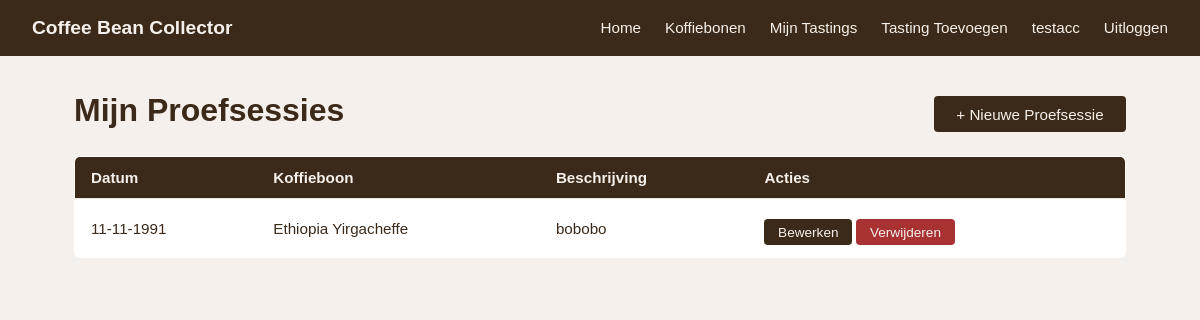
Screenshot of /mijn-proefsessies/ (signed in) with the database file from the repository.
### base/models.py (models this page shows, shortened)
class Tasting(models.Model):
    bean = models.ForeignKey('Bean', on_delete=models.CASCADE, related_name='tastings')
    user = models.ForeignKey(User, on_delete=models.CASCADE, related_name='tastings')
    date = models.DateField()
    description = models.TextField()

class Bean(models.Model):
    name = models.CharField(max_length=255)
    country_of_origin = models.CharField(max_length=255)
    roaster = models.CharField(max_length=255, blank=True, default='')
    harvest_season = models.CharField(max_length=255)
    in_season = models.BooleanField(default=True)
    approved = models.BooleanField(default=False)
    approved_by = models.ForeignKey(
        User, null=True, blank=True, on_delete=models.SET_NULL, related_name='approved_beans'
    )

### base/views.py (the view)
# urls.py: path('mijn-proefsessies/', views.tasting_list, name='tasting_list'),
@login_required(login_url='/login/')
def tasting_list(request):
    from .models import Tasting
    tastings = Tasting.objects.filter(user=request.user).order_by('-date')
    return render(request, 'base/tasting_list.html', {'tastings': tastings})

### base/templates/base/tasting_list.html (shortened to what this page needs)
{% extends 'base.html' %}
{% block content %}
<div class="bean-list-container">
    <div class="bean-list-header">
        <h1>Mijn Proefsessies</h1>
        <a href="{% url 'tasting_add' %}" class="btn">+ Nieuwe Proefsessie</a>
    </div>
    {% if tastings %}
        <table class="bean-table">
            <thead>
                <tr>
                    <th>Datum</th>
                    <th>Koffieboon</th>
                    <th>Beschrijving</th>
                    <th>Acties</th>
                </tr>
            </thead>
            <tbody>
                {% for tasting in tastings %}
                    <tr>
                        <td>{{ tasting.date|date:"d-m-Y" }}</td>
                        <td>{{ tasting.bean.name }}</td>
                        <td>{{ tasting.description|truncatechars:40 }}</td>
                        <td>
                            <a href="{% url 'tasting_edit' tasting.pk %}" class="btn btn-small">Bewerken</a>
                            <a href="{% url 'tasting_delete' tasting.pk %}" class="btn btn-danger btn-small">Verwijderen</a>
                        </td>
                    </tr>
                {% endfor %}
            </tbody>
        </table>
    {% else %}
        <p>Je hebt nog geen proefsessies geregistreerd.</p>
    {% endif %}
</div>
{% endblock %}

### base/templates/base.html (shortened to what this page needs)
{% load static %}
<!DOCTYPE html>
<html lang="nl">
<head>
    <link rel="stylesheet" href="{% static 'base/css/style.css' %}">
</head>
<body>
<nav>
    <a class="brand" href="/">Coffee Bean Collector</a>
    <ul>
        <li><a href="/">Home</a></li>
        <li><a href="{% url 'bean_list' %}">Koffiebonen</a></li>
        {% if user.is_authenticated %}
            <li><a href="{% url 'tasting_list' %}">Mijn Tastings</a></li>
            <li><a href="{% url 'tasting_add' %}">Tasting Toevoegen</a></li>
            <li><a href="{% url 'profile' %}">{{ user.get_full_name|default:user.username }}</a></li>
            <li>
                <form method="post" action="{% url 'logout' %}" style="margin:0;">
                    <button type="submit" class="nav-logout-btn">Uitloggen</button>
                </form>
            </li>
        {% else %}
            <li><a href="{% url 'login' %}">Inloggen</a></li>
            <li><a href="{% url 'register' %}">Registreren</a></li>
        {% endif %}
    </ul>
</nav>
<main>
    {% block content %}
    {% endblock %}
</main>
</body>
</html>

### base/static/base/css/style.css (style rules this page uses)
* { margin: 0; padding: 0; box-sizing: border-box; }
body { font-family: Arial, sans-serif; background-color: #f5f0eb; color: #3b2a1a; }
nav { background-color: #3b2a1a; padding: 0 2rem; display: flex; align-items: center; justify-content: space-between; height: 56px; }
nav .brand { color: #f5f0eb; font-size: 1.2rem; font-weight: bold; text-decoration: none; }
nav ul { list-style: none; display: flex; gap: 1.5rem; }
nav ul li a { color: #f5f0eb; text-decoration: none; font-size: 0.95rem; }
main { max-width: 1100px; margin: 2rem auto; padding: 0 1.5rem; }
.nav-logout-btn { background: none; border: none; color: #f5f0eb; font-size: 0.95rem; cursor: pointer; padding: 0; font-family: inherit; }
.btn { display: inline-block; margin-top: 0.5rem; padding: 0.6rem 1.4rem; background-color: #3b2a1a; color: #f5f0eb; border: none; border-radius: 4px; font-size: 0.95rem; cursor: pointer; text-decoration: none; }
.btn-danger { background-color: #a83232; }
.btn-small { padding: 0.35rem 0.85rem; font-size: 0.85rem; }
.bean-list-header { display: flex; justify-content: space-between; align-items: center; margin-bottom: 1.5rem; }
.bean-table { width: 100%; border-collapse: collapse; background-color: #fff; border-radius: 6px; overflow: hidden; border: 1px solid #d9cdbf; }
.bean-table th, .bean-table td { padding: 0.75rem 1rem; text-align: left; font-size: 0.95rem; border-bottom: 1px solid #f0e8dc; }
.bean-table th { background-color: #3b2a1a; color: #f5f0eb; font-weight: bold; }
.bean-table tr:last-child td { border-bottom: none; }

### rows the page displays
Tasting: date "11-11-1991", bean.name "Ethiopia Yirgacheffe", description "bobobo"

### other values shown
{{ user.get_full_name|default:user.username }} "testacc"
